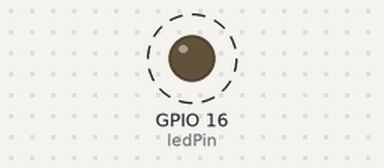
Bench run of a sketch on a simulated ESP32. Parts: output pins drawn as LEDs (lit = HIGH). Dashed ring = blinking.

Above: at 0.5 s.
Timing chart, 0 to 4.6 s (numbered marks = the images above):
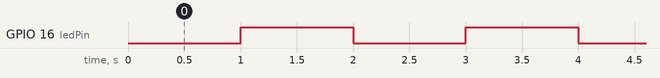

Measured:
- by itself, GPIO 16 (ledPin): alternates HIGH for 1.0 s and LOW for 1.0 s

The sketch:

millis_for_led_blink.ino
```cpp
unsigned long startMillis;  //some global variables available anywhere in the program
unsigned long currentMillis;
const unsigned long period = 1000;  //the value is a number of milliseconds
const byte ledPin = 16;    //using the built in LED

void setup()
{
  Serial.begin(115200);  //start Serial in case we need to print debugging info
  pinMode(ledPin, OUTPUT);
  startMillis = millis();  //initial start time
}

void loop()
{
  currentMillis = millis();  //get the current "time" (actually the number of milliseconds since the program started)
  if (currentMillis - startMillis >= period)  //test whether the period has elapsed
  {
    digitalWrite(ledPin, !digitalRead(ledPin));  //if so, change the state of the LED.  Uses a neat trick to change the state
    startMillis = currentMillis;  //IMPORTANT to save the start time of the current LED state.
  }
}
```
